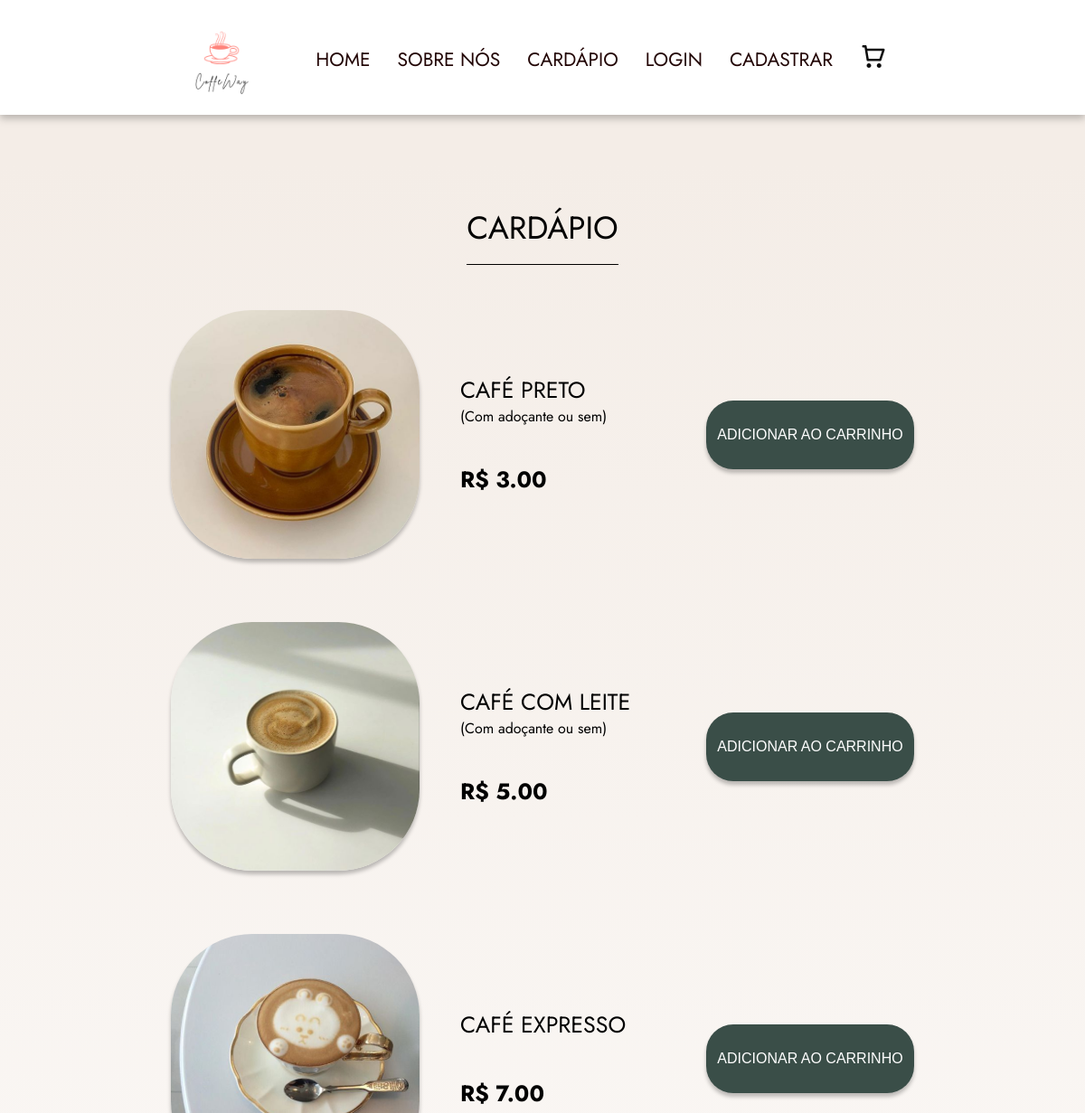
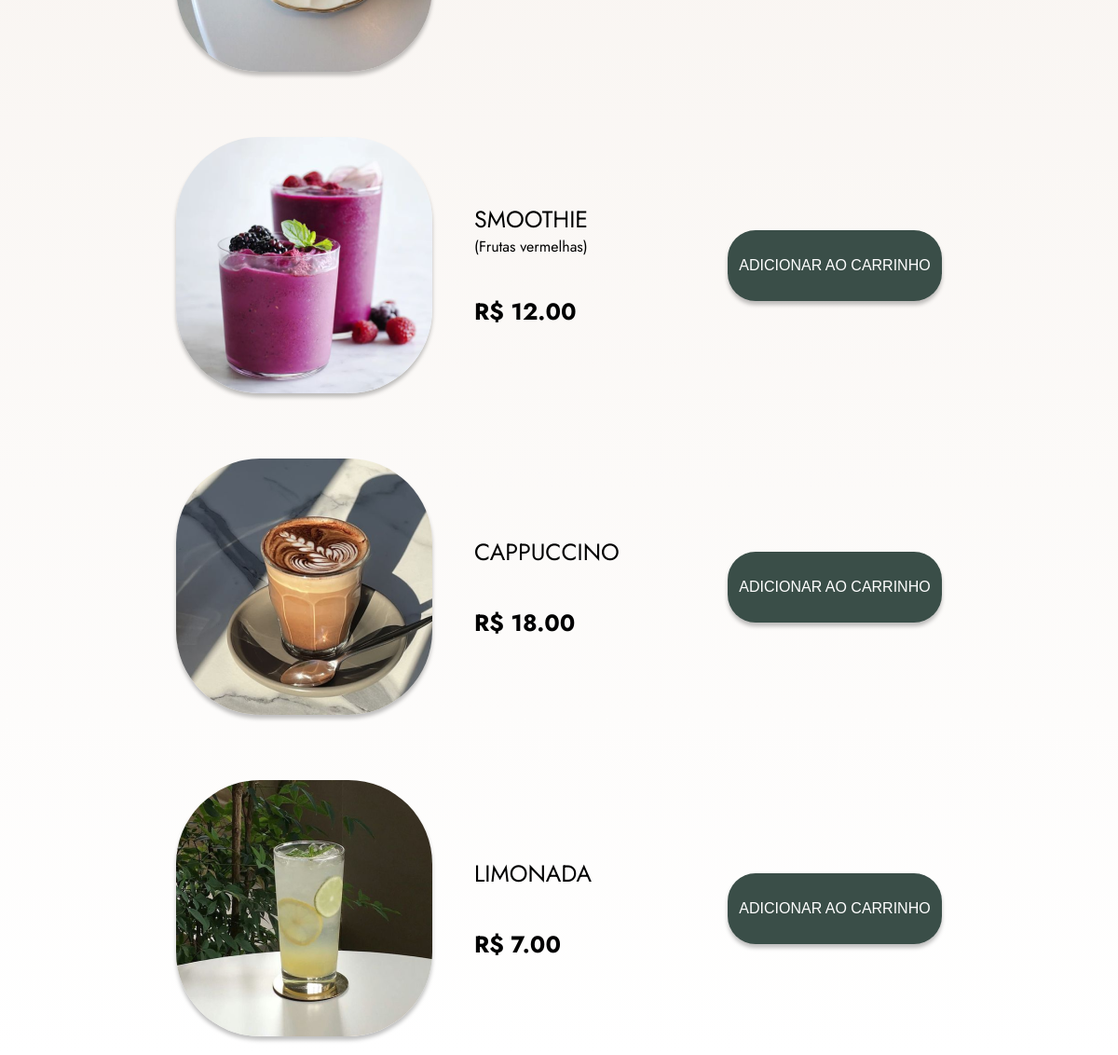
The page /cardapioBebida.php on the database its author committed (2 pictures, top to bottom).
### tables this page shows
CREATE TABLE `produto` (
  `id` int(11) NOT NULL,
  `nome` varchar(200) NOT NULL,
  `descricao` varchar(255) DEFAULT NULL,
  `preco` decimal(10,2) NOT NULL,
  `imagem_url` varchar(255) NOT NULL,
  `tipo` char(90) NOT NULL
);

### cardapioBebida.php (the view, shortened to what this page needs)
<?php
include_once('config/conexao.php');
$tipo = 'bebida';
?>
<!DOCTYPE html>
<html>
<head>
    <link rel="stylesheet" href="assets/css/style.css">
</head>
<body>
    <header>
        <div class="container header">
            <div class="logo">
                <a href=""><img class="logo" src="assets/images/logo.png" /></a>
            </div>
            <div class="menu">
                <nav>
                    <ul>
                        <li><a href="index.php">HOME</a></li>
                        <li><a href="sobreNos.php">SOBRE NÓS</a></li>
                        <li><a href="selecionarCardapio.php">CARDÁPIO</a></li>
                        <?php if (isset($_SESSION['user_type']) && $_SESSION['user_type'] === 'cliente') : ?>
                            <li><a href="cliente.php">
                                    <div class="clienteLogado"><?php echo $_SESSION['user_name']; ?></div>
                                </a></li>
                        <?php else : ?>
                            <li><a href="login.php">LOGIN</a></li>
                            <li><a href="cadastro.php">CADASTRAR</a></li>
                        <?php endif; ?>
                        <li><a href="carrinho.php"></a></li>
                    </ul>
                </nav>
            </div>
    </header>
    <section class="cardapio areaEstilizada">
        <div class="cardapioArea">
            <h3>Cardápio</h3>
            <?php
            $sqlCarrinho = "SELECT * FROM produto WHERE tipo = '$tipo'";
            mysqli_set_charset($conexao, "utf8");
            $select_products = mysqli_query($conexao, $sqlCarrinho);
            while ($fecth_product = mysqli_fetch_assoc($select_products)) {
            ?>
                <form action="adicionarProdutoCarrinho.php" method="post" class="menu-item">
                    <div class="cardapioWrap">
                        <img src="assets/images/<?php echo $fecth_product['imagem_url']; ?>" alt="Endereco 1">
                        <div class="menu-item-details">
                            <div class="cardapioInfo">
                                <h4><?php echo $fecth_product['nome']; ?></h4>
                                <p><?php echo $fecth_product['descricao']; ?></p>
                            </div>
                            <div class="cardapioPreco">R$ <?php echo $fecth_product['preco']; ?></div>
                        </div>
                    </div>
                    <input type="submit" class="add-to-cart" name="add-to-cart" value="Adicionar ao Carrinho">
                </form>
            <?php
            }
            ?>
        </div>
    </section>
</body>
</html>

### assets/css/style.css (style rules this page uses)
* { padding: 0; margin: 0; box-sizing: border-box; }
body { font-family: 'Jost', sans-serif; }
header { display: flex; justify-content: center; padding-top: 10px; padding-bottom: 5px; background-color: #fff; filter: drop-shadow(0px 4px 4px rgba(0, 0, 0, 0.25)); }
header .logo { width: 112px; }
.container { display: flex; justify-content: space-between; width: 822px; }
.logo { display: flex; align-items: center; }
.menu { display: flex; align-items: center; }
.menu ul { display: flex; align-items: center; list-style: none; }
.menu ul li { margin-right: 30px; }
.menu ul li a { text-decoration: none; color: #220404; font-size: 21px; }
.menu .carrinho { width: 30px; }
.areaEstilizada { background-image: linear-gradient(180deg, #F4EDE7 2.29%, rgba(244, 237, 231, 0) 100%); }
.cardapio { width: 100%; display: flex; justify-content: center; }
.cardapioWrap { display: flex; align-items: center; gap: 45px; }
.cardapioArea { width: 822px; display: flex; flex-direction: column; align-items: center; }
.cardapioArea h3 { padding-bottom: 15px; margin-top: 100px; font-size: 35px; font-weight: 400; text-transform: uppercase; border-bottom: 1px solid #000; }
.menu-item { width: 100%; margin-top: 50px; gap: 45px; display: flex; flex-direction: row; align-items: center; justify-content: space-between; margin-bottom: 20px; }
.menu-item img { width: 275px; height: 275px; border-radius: 90px; box-shadow: 0px 4px 4px 0px rgba(0, 0, 0, 0.25); }
.menu-item-details { height: 100%; display: flex; flex-direction: column; justify-content: center; gap: 40px; }
.menu-item h4 { text-transform: uppercase; margin: 0; font-size: 25px; font-weight: 400; }
.menu-item p { margin: 0; font-size: 16px; }
.cardapioPreco { font-size: 25px; font-weight: bold; }
.add-to-cart { color: #FFF; font-size: 16px; font-weight: 500; text-transform: uppercase; width: 230px; height: 76px; border: none; border-radius: 30px; background: #3A4E48; box-shadow: 0px 4px 4px 0px rgba(0, 0, 0, 0.25); }

### rows shown on the page
produto: imagem_url (picture), nome "CAFÉ PRETO", descricao "(Com adoçante ou sem)", preco "3.00"
produto: imagem_url (picture), nome "CAFÉ COM LEITE", descricao "(Com adoçante ou sem)", preco "5.00"
produto: imagem_url (picture), nome "CAFÉ EXPRESSO", preco "7.00"
produto: imagem_url (picture), nome "SMOOTHIE", descricao "(Frutas vermelhas)", preco "12.00"
produto: imagem_url (picture), nome "CAPPUCCINO", preco "18.00"
produto: imagem_url (picture), nome "LIMONADA", preco "7.00"
